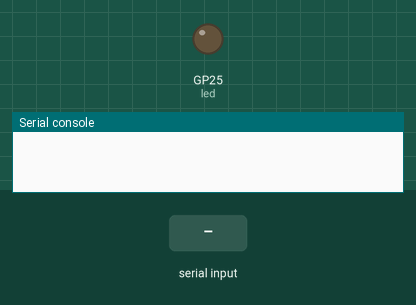
This program was run on a simulated Raspberry Pi Pico running MicroPython. Parts: output pins drawn as LEDs (lit = HIGH), the last lines printed to the serial console. The inputs (shaded band) are chosen by the test bench.

Above: at 1.2 s.
1.3 s: "1\n" received over the second serial link
At 1.8 s:
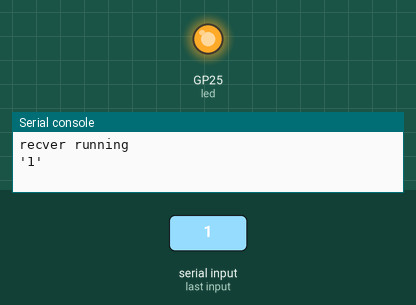
2.8 s: "0\n" received over the second serial link
At 4.1 s:
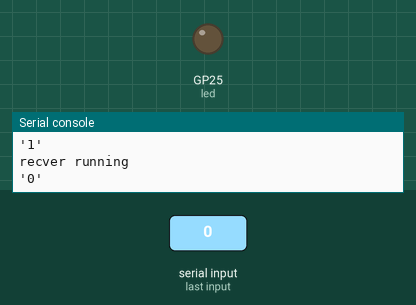
Timing chart, 0 to 5.8 s (numbered marks = the images above; inputs shaded):
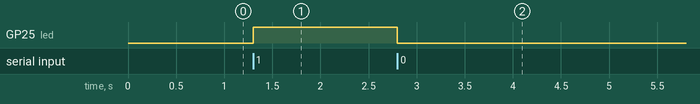

Measured:
- after the input at 1.3 s, GP25 (led): LOW → HIGH at once
- after the input at 2.8 s, GP25 (led): HIGH → LOW at once

The program:

picor.py
```python
from machine import UART, Pin
from time import sleep


led = Pin("LED", Pin.OUT)
uartRecv = UART(0, baudrate=9600, tx=Pin(0), rx=Pin(1))


buffer = b''

while True:
    if uartRecv.any():
        print("recver running")
        chunk = uartRecv.read()
        if chunk:
            buffer += chunk
    while b'\n' in buffer:
        currentmsg, buffer = buffer.split(b'\n', 1)
        msg = currentmsg.decode().strip()
        print(repr(msg))

        if msg == '1':
            led.on()


        elif msg == '0':
            led.off()
```
